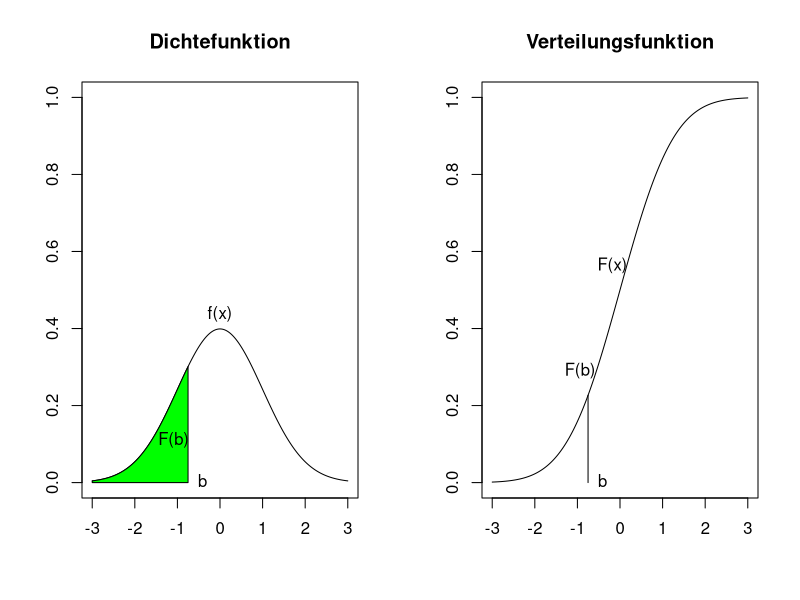

This chart was generated by the following R code:
x <- seq(-3, 3, length.out=301)
lim <- -0.75
pdf("pic_dens_cdf.pdf", width=10, height=6)
par(mfrow=c(1,2))
plot(x, dnorm(x), type="l", ylab="", xlab="", main="Dichtefunktion", ylim=c(0,1))
px <- c(x[1], x[1], x[x<lim], lim, lim)
py <- c(0, dnorm(x[1]), dnorm(x[x<lim]), dnorm(lim), 0)
polygon(px, py, col="green")
text(0, dnorm(0), pos=3, "f(x)")
pos <- min(x)+0.85*(lim-min(x))
text(pos, 0.5*dnorm(pos), "F(b)")
text(lim, 0.0, "b", pos=4)
plot(x, pnorm(x), type="l", ylab="", xlab="", main="Verteilungsfunktion", ylim=c(0,1))
lines(c(lim, lim), c(0, pnorm(lim)))
text(0, pnorm(0), "F(x)", adj=c(0.75,-1.5))
pos <- min(x)+0.85*(lim-min(x))
text(lim, pnorm(lim), "F(b)", adj=c(0.75,-1.5))
text(lim, 0.0, "b", pos=4)
dev.off()
